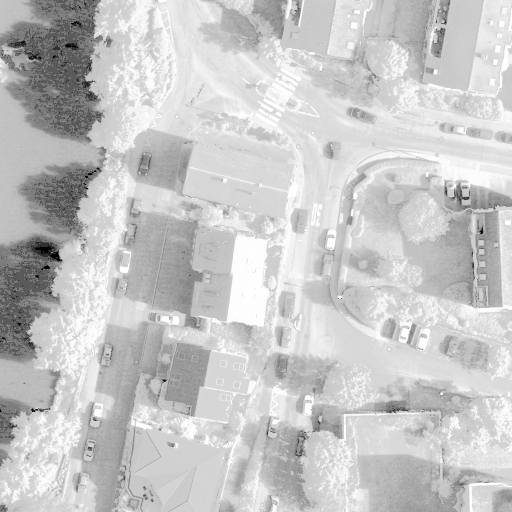
#> input picture 1.jpg, 1024 x 1024 px (shown at 1/2 size)
$ python '作业4.py'
#> lines starting #> are read from the running program, lines starting #| are printed output that depends on the picture; after the words box and inside, x2 and y2 are one past the last pixel; in counts of white or black regions, pixels touching at a corner belong together
import cv2
import numpy as np
import matplotlib.pyplot as plt


def show_hist(src, name):
    hist_1 = cv2.calcHist([src], [0], None, [256], [0, 255])
    plt.plot(hist_1, 'k', label=name)
    plt.xlabel('x')
    plt.ylabel('y')
    plt.legend()
    plt.title(name + ' histogram')
    plt.tight_layout()
    # plt.show()
    return


# 统计积累直方图
def cumuFre(src):
    row = src.shape[0]
    col = src.shape[1]
    hist = np.zeros(256, dtype=np.float32)
    cumuHist = np.zeros(256, dtype=np.float32)
    for i in range(row):
        for j in range(col):
            index = src[i, j]
            hist[index] += 1
    cumuHist[0] = hist[0]
    for i in range(1, 256):
        cumuHist[i] = cumuHist[i - 1] + hist[i]
    cumuHist = cumuHist / np.float32(row * col)
    return cumuHist


# 直方图匹配
def histMatching(oriImg, tarImg):
    oriCumHist = cumuFre(oriImg)  #
    tarCumHist = cumuFre(tarImg)  #
    lut = np.ones(256, dtype=np.uint8) * (256 - 1)  # 新查找表
    start = 0
    for i in range(256 - 1):
        temp = (tarCumHist[i + 1] - tarCumHist[i]) / 2.0 + tarCumHist[i]
        for j in range(start, 256):
            if oriCumHist[j] <= temp:
                lut[j] = i
            else:
                start = j
                break

    dst = cv2.LUT(oriImg, lut)
    return dst


if __name__ == '__main__':
    # 读取目标图片
    img1 = cv2.imread('1.jpg', cv2.IMREAD_UNCHANGED)  # 读入完整图，全通道
#> img1 is the input picture: shape (1024, 1024); min 0, max 255, mean 198.8
    # 读取参考图片
    img2 = cv2.imread('2.jpg', cv2.IMREAD_UNCHANGED)  # 读入完整图，全通道
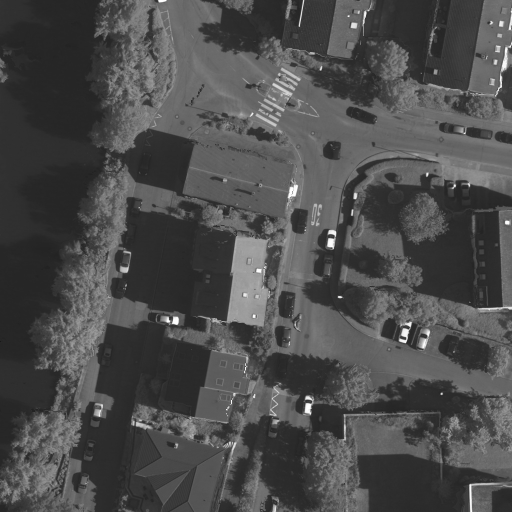
#> input picture 2.jpg, 1024 x 1024 px (shown at 1/2 size)
#> img2 is the input picture: shape (1024, 1024); min 0, max 255, mean 76.4
    # 两张图片合并
    img3 = cv2.resize(img1, None, fx=0.5, fy=0.5)
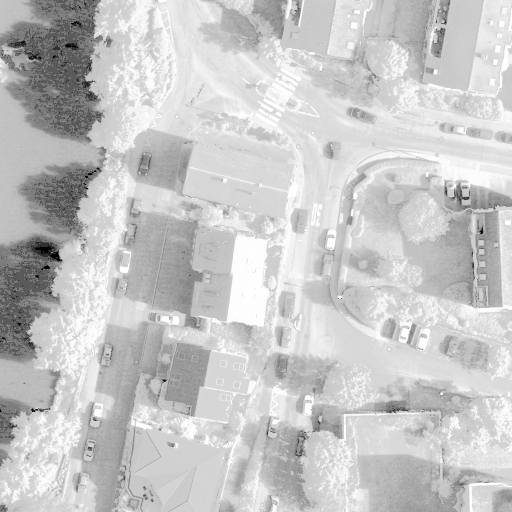
#> img3: shape (512, 512); min 0, max 255, mean 199
    cv2.putText(img3, text='Target_Img', org=(50, 50), fontFace=cv2.FONT_HERSHEY_DUPLEX, fontScale=2, color=(0, 255, 0),
                thickness=2, lineType=cv2.LINE_AA)
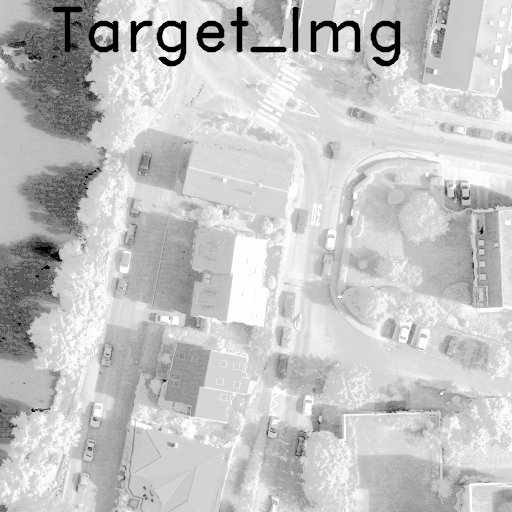
#> img3: shape (512, 512); 2.11% of pixels changed, all inside (x1, y1, x2, y2) = (52, 6, 401, 67)
    img4 = cv2.resize(img2, None, fx=0.5, fy=0.5)
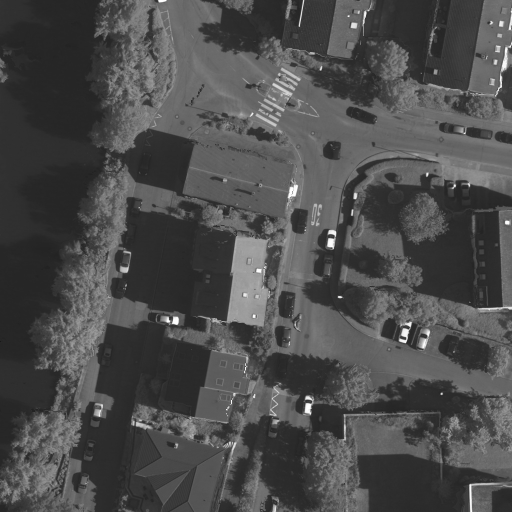
#> img4: shape (512, 512); min 24, max 255, mean 76.5
    cv2.putText(img4, text='Original_Reference', org=(50, 50), fontFace=cv2.FONT_HERSHEY_DUPLEX, fontScale=2,
                color=(0, 255, 0),
                thickness=2, lineType=cv2.LINE_AA)
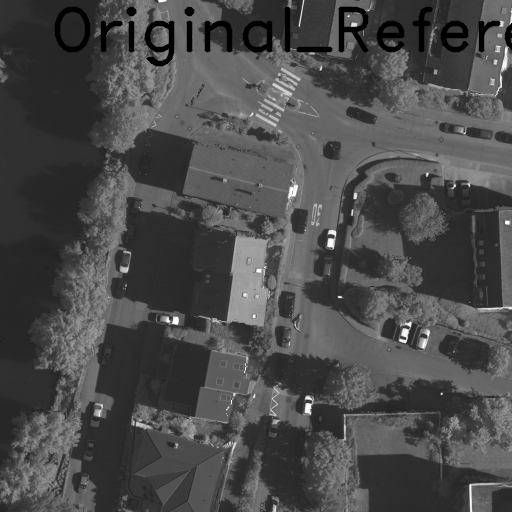
#> img4: shape (512, 512); 2.75% of pixels changed, all inside (x1, y1, x2, y2) = (54, 6, 512, 67)
    img5 = np.hstack([img3, img4])
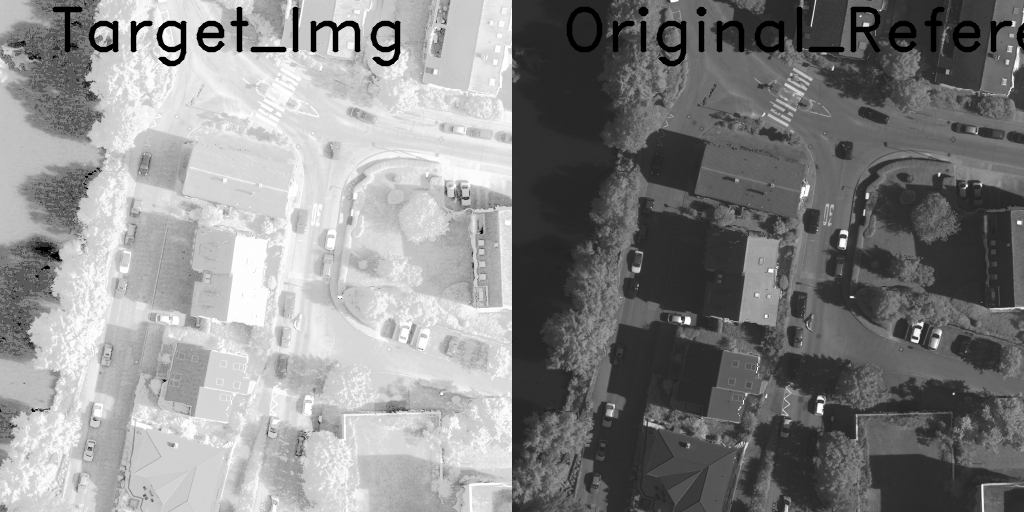
#> img5: shape (512, 1024); min 0, max 255, mean 135.3
    cv2.namedWindow('compare', 0)
    cv2.imshow('compare', img5)
    cv2.waitKey(0)

    # 规定化
    print('正在规定化，别急...')
    outImg = histMatching(img1, img2)
#> after the loop in cumuFre, `for i in range(row):`: hist = 256 values, max 20250 at index 214, min 0 at index 7, mean 4096
#> after the loop in cumuFre, `for i in range(1, 256):`: cumuHist = 256 values from 893 to 1048576
#> in cumuFre, `cumuHist = cumuHist / np.float32(row * col)`: cumuHist = 256 values from 0.000852 to 1
#> in histMatching, `tarCumHist = cumuFre(tarImg)`: tarCumHist = 256 values from 9.54e-07 to 1
#> the loop in histMatching, `for i in range(256 - 1):` made 255 passes
#> temp on passes 1 to 3: 9.54e-07, 9.54e-07, 9.54e-07
#> after the loop in histMatching, `for i in range(256 - 1):`: lut = 256 values from 36 to 255
    print('处理完毕，请看结果!')
    # 显示目标（要改的图片）、原始（参考图）、规定化后的三个直方图
    plt.subplot(3, 1, 1)
    show_hist(img1, 'Target')
#> in show_hist, `hist_1 = cv2.calcHist([src], [0], None, [256], [0, 255])`: hist_1 = 256 values, max 20250 at index 214, min 0 at index 7, mean 4074.6
    plt.subplot(3, 1, 2)
    show_hist(img2, 'Reference')
    plt.subplot(3, 1, 3)
    show_hist(outImg, 'out')
    plt.show()
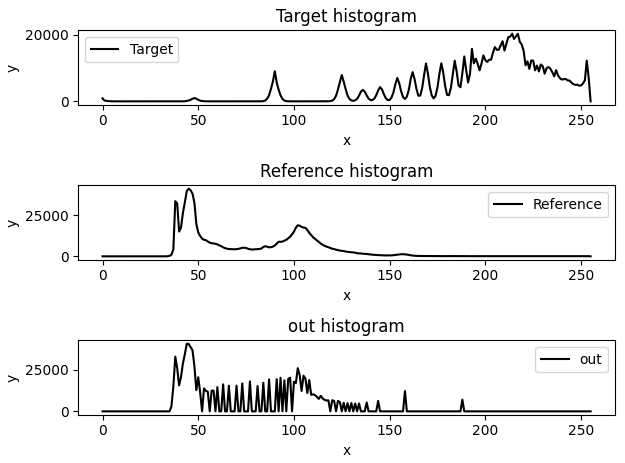
#> figure drawn by matplotlib, 3 panels; panel 1: curve peaks at x = 214, y = 20250; panel 2: curve peaks at x = 45, y = 41103; panel 3: curve peaks at x = 44, y = 40675

    # 显示规定化后的图片
    cv2.namedWindow('out', 0)
    cv2.imshow('out', outImg)
    cv2.waitKey(0)
